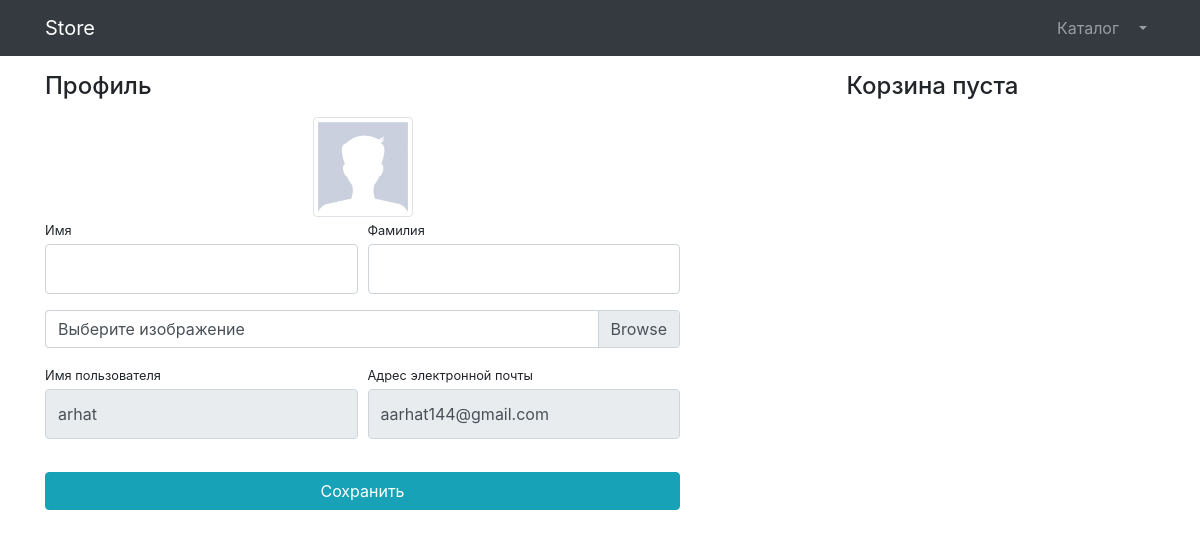
/users/profile/ (signed in), run on an earlier commit of the app's database.
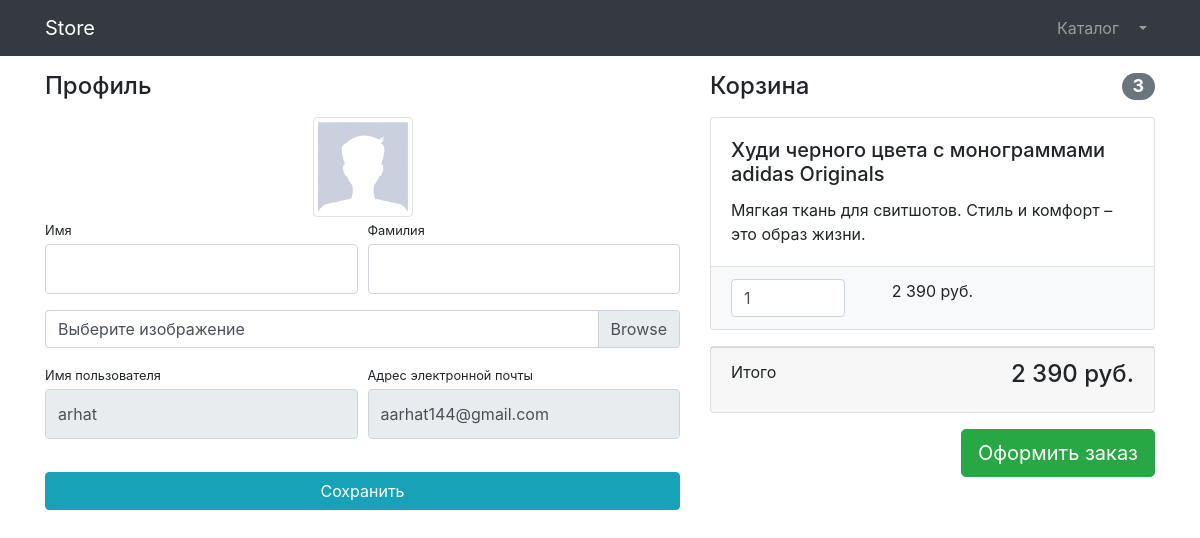
And on a later commit of the database.
### users/models.py (models this page shows)
class User(AbstractUser):
    image = models.ImageField(upload_to='users_images', null=True, blank=True)

### products/models.py (models this page shows, shortened)
class Basket(models.Model):
    user = models.ForeignKey(to = User, on_delete=models.CASCADE)
    product = models.ForeignKey(to = Product, on_delete=models.CASCADE)
    quantity = models.PositiveSmallIntegerField(default=0)
    created_timestamp = models.DateTimeField(auto_now_add=True)

class Product(models.Model):
    name = models.CharField(max_length=256)
    description = models.TextField()
    price = models.DecimalField(max_digits=8, decimal_places=2)
    quantity = models.PositiveIntegerField(default=0)
    image = models.ImageField(upload_to='products_images')
    category = models.ForeignKey(to=ProductCategory, on_delete=models.CASCADE)

### users/views.py (the view)
# urls.py: path('profile/', profile, name='profile'),
def profile(request):
    if request.method == 'POST':
        form = UserProfileForm(instance= request.user, data = request.POST, files=request.FILES)
        if form.is_valid():
            user = form.save(commit=False)
            if 'image' in request.FILES:  # Проверяем, есть ли файл
                user.image = request.FILES['image']  # Принудительно добавляем
            user.save()
            return HttpResponseRedirect(reverse('users:profile'))
        else:
            print(form.errors)
    else:
        form = UserProfileForm(instance=request.user)
    context = {
        'title': 'Store - Профиль',
        'form': form,
        'baskets': Basket.objects.filter(user=request.user),
        }
    return render(request, 'users/profile.html', context)

### users/forms.py
class UserProfileForm(UserChangeForm):
    first_name = forms.CharField(widget=forms.TextInput(attrs={
    'class': 'form-control py-4'
    }))
    last_name = forms.CharField(widget=forms.TextInput(attrs={
    'class': 'form-control py-4'
    }))
    image = forms.ImageField(
    widget=forms.FileInput(attrs={'class': 'custom-file-label'}),
    required=False
    )
    username = forms.CharField(widget=forms.TextInput(attrs={
    'class': 'form-control py-4',
    'readonly': True
    }))
    email = forms.EmailField(widget=forms.TextInput(attrs={
    'class': 'form-control py-4',
    'readonly': True
    }))
    class Meta:
        model = User
        fields = ('first_name', 'last_name', 'username', 'email')

### users/templates/users/profile.html (shortened to what this page needs)
{% extends "products/base.html" %}
{% load static %}
{% block css %}
    <link href="{% static 'vendor/css/profile.css' %}" rel="stylesheet"/>
{% endblock %}
{% block content %}
    <div class="container">
    <div class="row">
        <div class="col-lg-7">
            <h4 class="mt-3 mb-3">Профиль</h4>
            <div class="col-lg-12 text-center">
                <img width="100" height="100"
                     src="{% if user.image %}{{ user.image.url }}{% else %}{% static 'vendor/img/users/default_avatar.jpg' %}{% endif %}"
                     class="img-thumbnail">
            </div>
            <form action="{% url 'users:profile' %}" method="post" enctype="multipart/form-data">
                <div class="form-row">
                    <div class="col-lg-6">
                        <div class="form-group">
                            <label class="small mb-1" for="{{ form.first_name.id_for_label }}">Имя</label>
                            {{ form.first_name }}
                        </div>
                    </div>
                    <div class="col-lg-6">
                        <div class="form-group">
                            <label class="small mb-1" for="{{ form.last_name.id_for_label }}">Фамилия</label>
                            {{ form.last_name }}
                        </div>
                    </div>
                </div>
                <div class="form-row mb-2">
                    <div class="col-lg-12">
                        <div class="custom-file">
                            <label class="custom-file-label" for="{{ form.image.id_for_label}}">Выберите изображение</label>
                        </div>
                    </div>
                </div>
                <div class="form-row">
                    <div class="col-lg-6">
                        <label class="small mb-1" for="{{ form.username.id_for_label }}">Имя пользователя</label>
                        {{ form.username }}
                    </div>
                    <div class="col-lg-6">
                        <label class="small mb-1" for="{{ form.email.id_for_label }}">Адрес электронной
                            почты</label>
                        {{ form.email }}
                    </div>
                </div>
                <div class="form-row">
                    <div class="col-lg-12" style="margin-top: 33px;">
                        <input class="btn btn-info btn-block" type="submit" value="Сохранить">
                    </div>
                </div>
            </form>
        </div>
        <div class="col-lg-5">
            {% include 'products/baskets.html' %}
        </div>
    </div>
</div>
{% endblock%}

### products/templates/products/base.html (shortened to what this page needs)
{% load static %}
<!DOCTYPE html>
<html lang="en">
<head>
    <link href="{% static 'vendor/bootstrap/css/bootstrap.min.css' %}" rel="stylesheet">
    {% block css %}{% endblock %}
</head>
<body>
    <nav class="navbar navbar-expand-lg navbar-dark bg-dark fixed-top">
        <div class="container">
            <a class="navbar-brand" href="{% url 'index' %}">Store</a>
            <div class="collapse navbar-collapse" id="navbarResponsive">
                <ul class="navbar-nav ml-auto">
                    <li class="nav-item">
                        <a class="nav-link" href="{% url 'products:products_index' %}">
                            Каталог
                        </a>
                    </li>
                    {% if user.is_authenticated %}
                        <li class="nav-item dropdown">
                            <a class="nav-link dropdown-toggle" href="#" id="navbarDropdown" role="button"
                                data-bs-toggle="dropdown" aria-expanded="false">
                            </a>
                        </li>
                    {% else %}
                        <li class="nav-item">
                            <a class="nav-link" href="{% url 'users:login' %}">
                                Войти <i class="fas fa-sign-in-alt"></i>
                            </a>
                        </li>
                    {% endif %}
                </ul>
            </div>
        </div>
    </nav>
</body>
{% block content %}
{% endblock %}
</body>
</html>

### products/templates/products/baskets.html (shortened to what this page needs)
{% if baskets %}
<h4 class="mt-3 mb-3 d-flex justify-content-between align-items-center mb-3">
    Корзина <span class="badge badge-secondary badge-pill">3</span>
</h4>
{% for basket in baskets %}
<div class="card mb-3">
    <div class="card-body">
        <h5 class="card-title">{{ basket.product.name }}</h5>
        <p class="card-text">{{ basket.product.description }}</p>
    </div>
    <ul class="list-group list-group-flush">
        <li class="list-group-item bg-light">
            <div class="row text-center">
                <div class="col-lg-4">
                    <input name="basketID" type="number" class="form-control"
                           value="{{ basket.quantity }}" min="0">
                </div>
                <div class="col-lg-4">2 390 руб.</div>
                <div class="col-lg-4">
                </div>
            </div>
        </li>
    </ul>
</div>
{% endfor %}
<div class="card mb-3">
    <div class="card-footer">
        <p class="float-left">Итого</p>
        <h4 class="float-right">2 390 руб.</h4>
    </div>
</div>
<a class="btn btn-success btn-lg float-right" href="../orders/order-create.html">
    Оформить заказ
</a>
{% else %}
<h4 class="mt-3 mb-3 text-center">
    Корзина пуста
</h4>
{% endif %}

What changed in the data, as far as the page shows it:
added Basket: product.name "Худи черного цвета с монограммами adidas Originals", product.description "Мягкая ткань для свитшотов. Стиль и комфорт – это образ жизни.", basketID "1"
Also different on the page:
text no longer shown: "Корзина пуста"
text now shown: "Корзина 3 Итого 2 390 руб. Оформить заказ"
